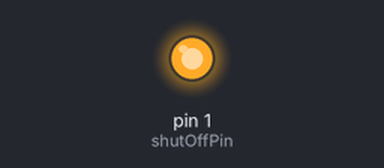
Simulated run of this sketch. Board: Arduino Uno, built with avr-gcc and run on an emulated ATmega328P. Shown: output pins drawn as LEDs (lit = HIGH).

Above: at 0.1 s.
At 10.1 s:
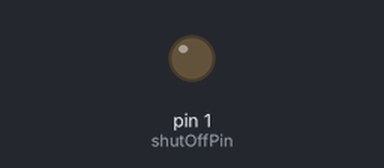
Timing chart, 0 to 11.6 s (numbered marks = the images above):
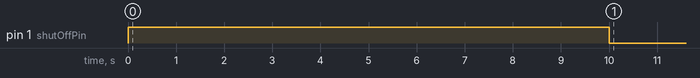

The sketch:

MKR_PICAXE_skjelett_utenWDT.ino
```cpp
int shutOffPin = 1;                     // Port til shutOffPin

void setup() {
  pinMode(shutOffPin, OUTPUT);
  digitalWrite(shutOffPin,HIGH);

// Her legges alle funksjonskall eller kode

  delay(10000);
  digitalWrite(shutOffPin,LOW);
}

// Her legges alle funksjonene som kalles over

void loop() {}                         //Ingen kode i loopen
```
